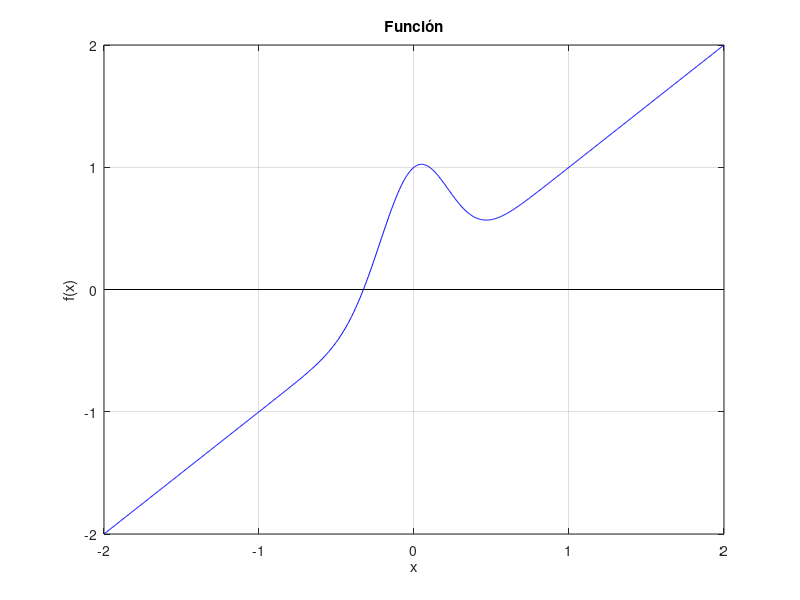

Reproduce this figure in MATLAB. (Note: this script raises an error after producing the figure.)
clc;

f = @(x) x + exp(-10 .*x.^2) .* cos(x);
df = @(x) -20 .* x .* exp(-10 .*x.^2) .* cos(x) + 1 - exp(-10 .*x.^2) .* sin(x);

x0 = 0;
tol = 1e-6;
a = -2;
b = 2;
maxit = 10000;

% Grafico
figure(1);
x = linspace(a,b,1000);
plot(x, f(x), 'b-');
grid on;
xlabel('x'); ylabel('f(x)');
title('Función');
hold on;
plot(xlim, [0 0], 'k-')  % Línea negra horizontal sobre y = 0
hold on;

% Continuo con Newton
[x_NEW, it_NEW, rh_NEW, t_NEW] = newton(f, df, x0, maxit, tol);

% Mostrar resultados Newton
disp("Método Newton:");
disp(["Raíz: ", num2str(x_NEW, '%.10f')]);
disp(["Iteraciones: ", num2str(it_NEW)]);
disp(["Error final: ", num2str(rh_NEW(end))]);
disp(["Tiempo: ", num2str(t_NEW), " segundos"]);

if it_NEW == maxit || rh_NEW(end) > tol
    disp("Newton no converge en el número máximo de iteraciones.");
end
